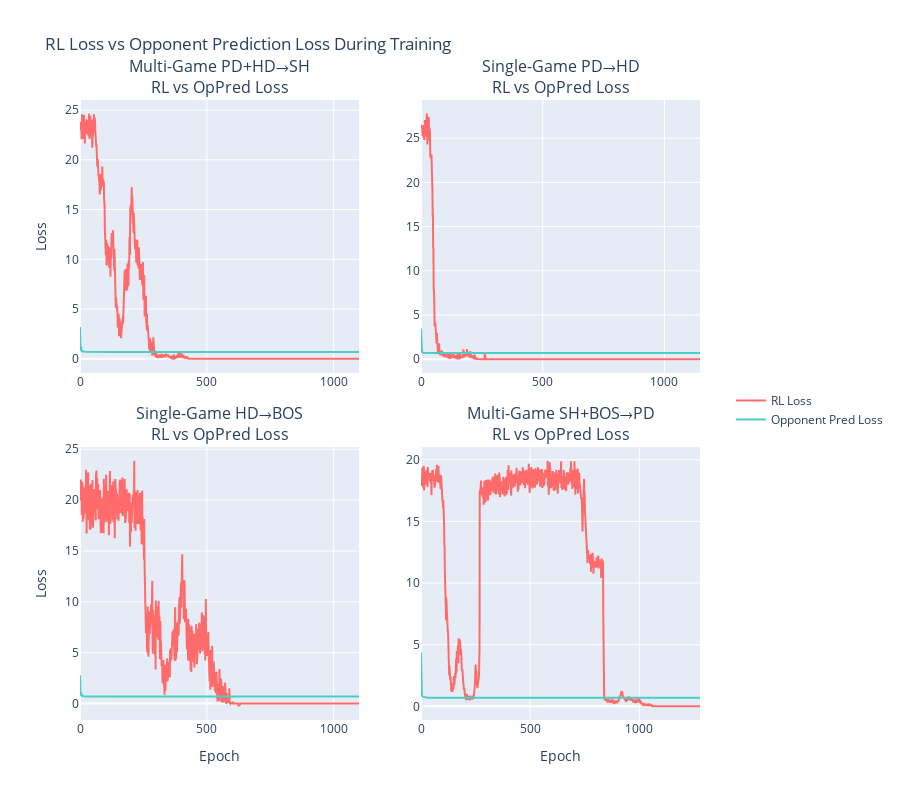

Here is the notebook cell this chart was saved with:
### Markdown cell above
### 2.2 RL Loss vs Opponent Prediction Loss

### Code cell
# Check for RL and opponent prediction loss components
rl_loss_col = [col for col in all_training.columns if 'rl_loss' in col.lower() or 'reward_loss' in col.lower()]
opp_loss_col = [col for col in all_training.columns if 'opponent' in col.lower() and 'loss' in col.lower()]

print("RL Loss columns:", rl_loss_col)
print("Opponent Loss columns:", opp_loss_col)

if rl_loss_col and opp_loss_col:
    rl_col = rl_loss_col[0]
    opp_col = opp_loss_col[0]
    
    fig = make_subplots(
        rows=2, cols=2,
        subplot_titles=[f"{config['name']}<br>RL vs OpPred Loss" for config in TASK_CONFIGS.values()],
        vertical_spacing=0.12,
        horizontal_spacing=0.10
    )
    
    for idx, (task_id, config) in enumerate(TASK_CONFIGS.items()):
        row = idx // 2 + 1
        col = idx % 2 + 1
        
        task_data = all_training[all_training['task_id'] == task_id].copy()
        
        if 'epoch' in task_data.columns:
            # Group by epoch
            epoch_stats = task_data.groupby('epoch').agg({
                rl_col: 'mean',
                opp_col: 'mean'
            }).reset_index()
        else:
            epoch_stats = task_data[[rl_col, opp_col]].reset_index()
            epoch_stats.rename(columns={'index': 'epoch'}, inplace=True)
        
        # Add RL loss
        fig.add_trace(
            go.Scatter(
                x=epoch_stats['epoch'],
                y=epoch_stats[rl_col],
                mode='lines',
                name='RL Loss',
                line=dict(color='#FF6B6B', width=2),
                showlegend=(idx == 0)
            ),
            row=row, col=col
        )
        
        # Add opponent prediction loss
        fig.add_trace(
            go.Scatter(
                x=epoch_stats['epoch'],
                y=epoch_stats[opp_col],
                mode='lines',
                name='Opponent Pred Loss',
                line=dict(color='#4ECDC4', width=2),
                showlegend=(idx == 0)
            ),
            row=row, col=col
        )
    
    fig.update_xaxes(title_text="Epoch", row=2, col=1)
    fig.update_xaxes(title_text="Epoch", row=2, col=2)
    fig.update_yaxes(title_text="Loss", row=1, col=1)
    fig.update_yaxes(title_text="Loss", row=2, col=1)
    
    fig.update_layout(
        title_text="RL Loss vs Opponent Prediction Loss During Training",
        height=800,
        legend=dict(x=1.05, y=0.5)
    )
    
    fig.show()
else:
    print("⚠️  Loss component columns not found")
    print("Available columns:", list(all_training.columns))

### Figure 1 — Plotly figure (JSON) as saved in the notebook; plotly's stock layout.template omitted (floating-point values rounded to 4 significant figures; data arrays with more than 128 entries replaced by an {"elided": "..."} marker saying what was removed)
{"data": [{"line": {"color": "#FF6B6B", "width": 2}, "mode": "lines", "name": "RL Loss", "showlegend": true, "type": "scatter", "x": {"elided": "1101 int values"}, "xaxis": "x", "y": {"elided": "1101 float values"}, "yaxis": "y"}, {"line": {"color": "#4ECDC4", "width": 2}, "mode": "lines", "name": "Opponent Pred Loss", "showlegend": true, "type": "scatter", "x": {"elided": "1101 int values"}, "xaxis": "x", "y": {"elided": "1101 float values"}, "yaxis": "y"}, {"line": {"color": "#FF6B6B", "width": 2}, "mode": "lines", "name": "RL Loss", "showlegend": false, "type": "scatter", "x": {"elided": "1147 int values"}, "xaxis": "x2", "y": {"elided": "1147 float values"}, "yaxis": "y2"}, {"line": {"color": "#4ECDC4", "width": 2}, "mode": "lines", "name": "Opponent Pred Loss", "showlegend": false, "type": "scatter", "x": {"elided": "1147 int values"}, "xaxis": "x2", "y": {"elided": "1147 float values"}, "yaxis": "y2"}, {"line": {"color": "#FF6B6B", "width": 2}, "mode": "lines", "name": "RL Loss", "showlegend": false, "type": "scatter", "x": {"elided": "1101 int values"}, "xaxis": "x3", "y": {"elided": "1101 float values"}, "yaxis": "y3"}, {"line": {"color": "#4ECDC4", "width": 2}, "mode": "lines", "name": "Opponent Pred Loss", "showlegend": false, "type": "scatter", "x": {"elided": "1101 int values"}, "xaxis": "x3", "y": {"elided": "1101 float values"}, "yaxis": "y3"}, {"line": {"color": "#FF6B6B", "width": 2}, "mode": "lines", "name": "RL Loss", "showlegend": false, "type": "scatter", "x": {"elided": "1279 int values"}, "xaxis": "x4", "y": {"elided": "1279 float values"}, "yaxis": "y4"}, {"line": {"color": "#4ECDC4", "width": 2}, "mode": "lines", "name": "Opponent Pred Loss", "showlegend": false, "type": "scatter", "x": {"elided": "1279 int values"}, "xaxis": "x4", "y": {"elided": "1279 float values"}, "yaxis": "y4"}], "layout": {"annotations": [{"font": {"size": 16}, "showarrow": false, "text": "Multi-Game PD+HD→SH<br>RL vs OpPred Loss", "x": 0.225, "xanchor": "center", "xref": "paper", "y": 1, "yanchor": "bottom", "yref": "paper"}, {"font": {"size": 16}, "showarrow": false, "text": "Single-Game PD→HD<br>RL vs OpPred Loss", "x": 0.775, "xanchor": "center", "xref": "paper", "y": 1, "yanchor": "bottom", "yref": "paper"}, {"font": {"size": 16}, "showarrow": false, "text": "Single-Game HD→BOS<br>RL vs OpPred Loss", "x": 0.225, "xanchor": "center", "xref": "paper", "y": 0.44, "yanchor": "bottom", "yref": "paper"}, {"font": {"size": 16}, "showarrow": false, "text": "Multi-Game SH+BOS→PD<br>RL vs OpPred Loss", "x": 0.775, "xanchor": "center", "xref": "paper", "y": 0.44, "yanchor": "bottom", "yref": "paper"}], "height": 800, "legend": {"x": 1.05, "y": 0.5}, "title": {"text": "RL Loss vs Opponent Prediction Loss During Training"}, "xaxis": {"anchor": "y", "domain": [0, 0.45]}, "xaxis2": {"anchor": "y2", "domain": [0.55, 1]}, "xaxis3": {"anchor": "y3", "domain": [0, 0.45], "title": {"text": "Epoch"}}, "xaxis4": {"anchor": "y4", "domain": [0.55, 1], "title": {"text": "Epoch"}}, "yaxis": {"anchor": "x", "domain": [0.56, 1], "title": {"text": "Loss"}}, "yaxis2": {"anchor": "x2", "domain": [0.56, 1]}, "yaxis3": {"anchor": "x3", "domain": [0, 0.44], "title": {"text": "Loss"}}, "yaxis4": {"anchor": "x4", "domain": [0, 0.44]}}}
